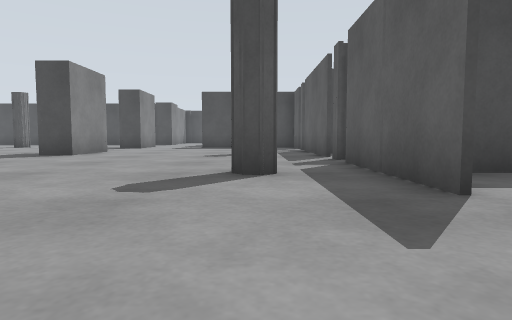
[1] (above)

22 first-person views from a walk through a robot-simulator world made for Gazebo. The camera is 0.5 m above the floor, tilts 4° down and sees 75° across. The floor is counted in squares, 1 m on a side. Each view is taken from the middle of a square. On the plan, view 1 faces up. The plan holds only what a view shows up to about 9 squares ahead; the rest is blank. The place goes on beyond the plan.

[2]
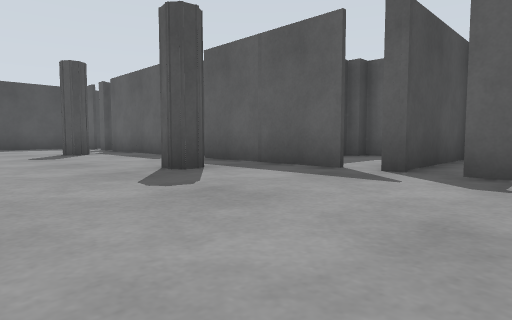

[3]
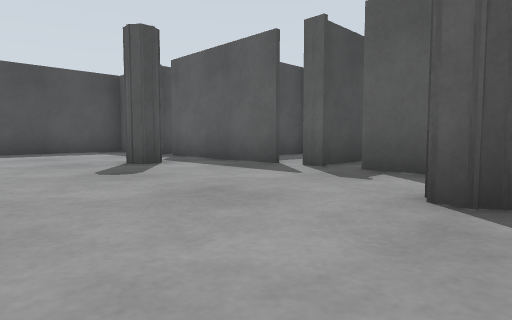

[4]
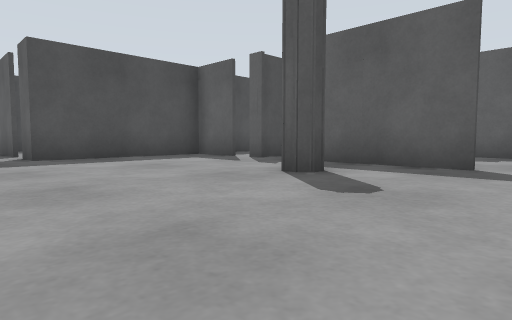

[5]
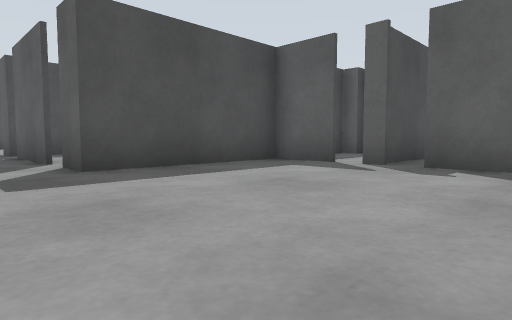

[6]
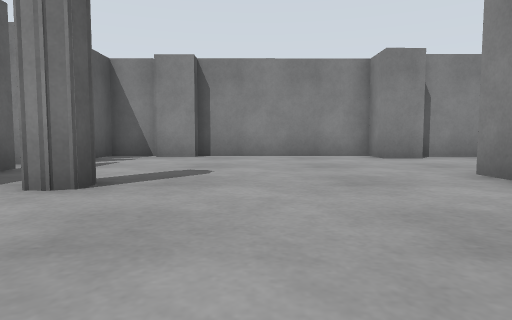

[7]
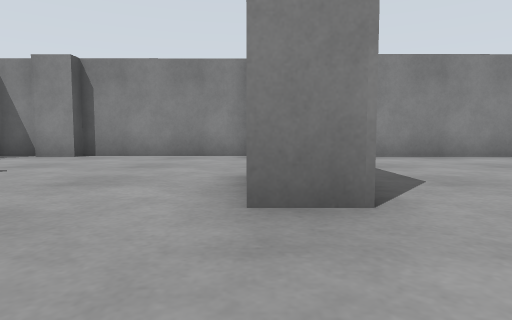

[8]
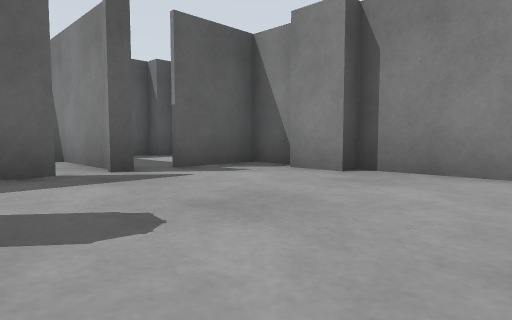

[9]
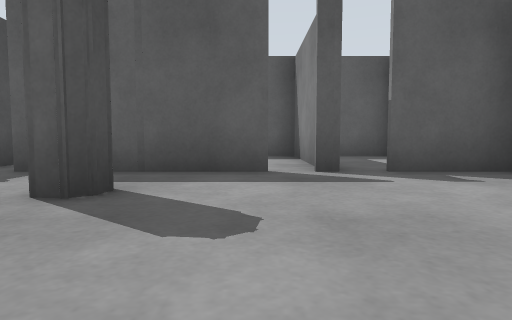

[10]
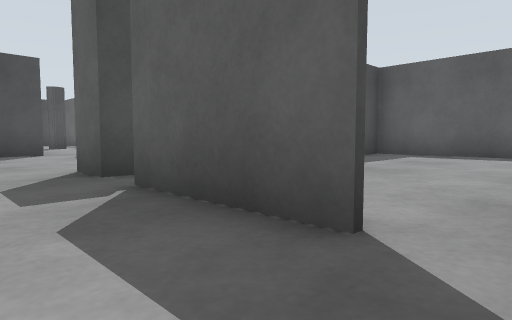

[11]
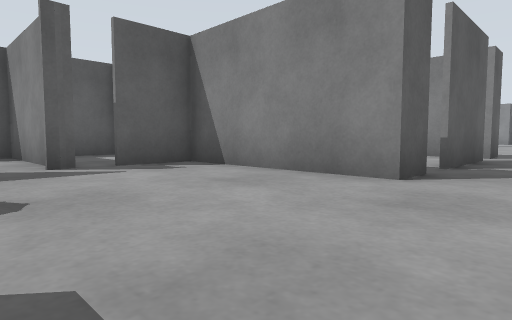

[12]
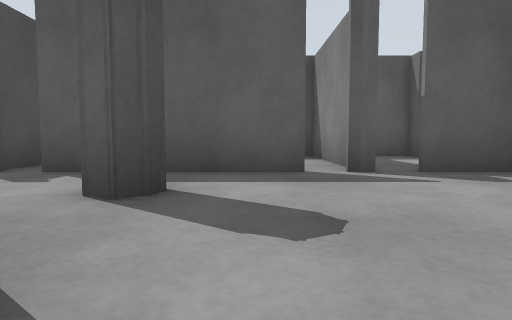

[13]
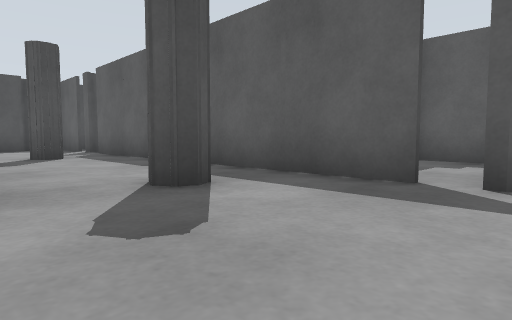

[14]
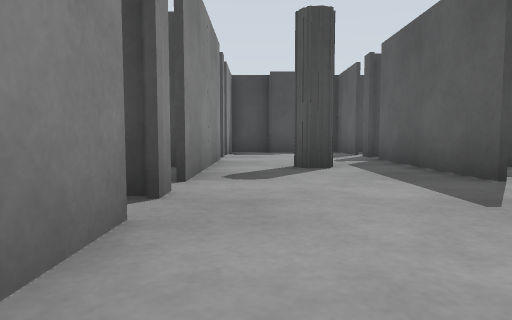

[15]
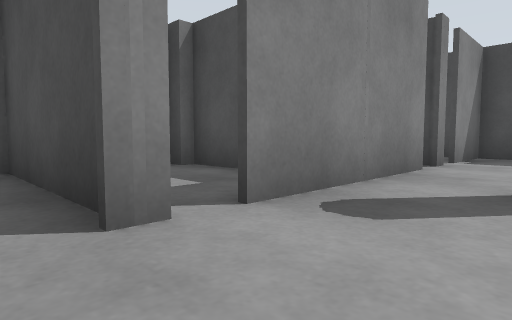

[16]
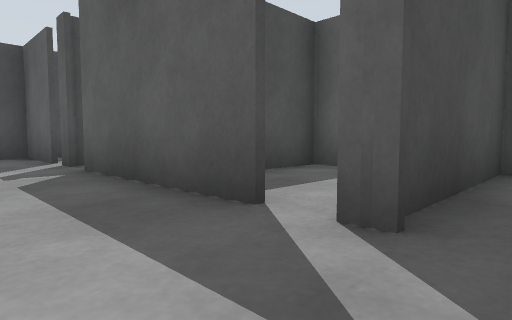

[17]
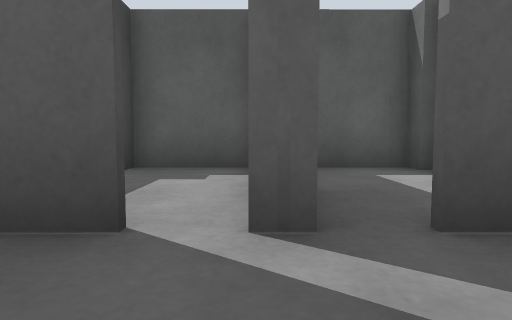

[18]
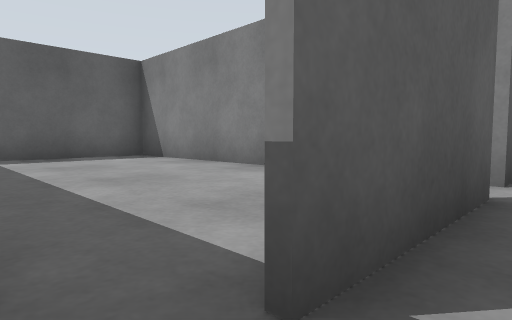

[19]
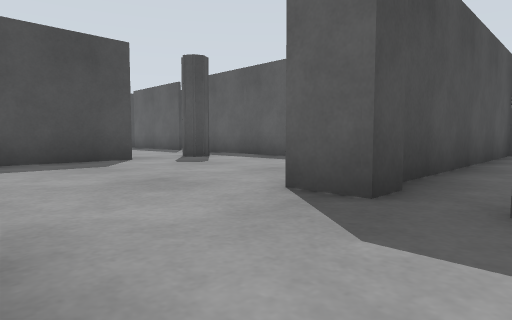

[20]
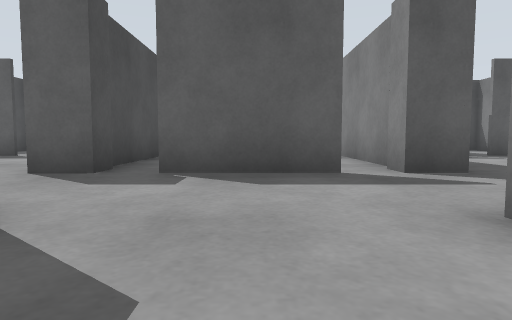

[21]
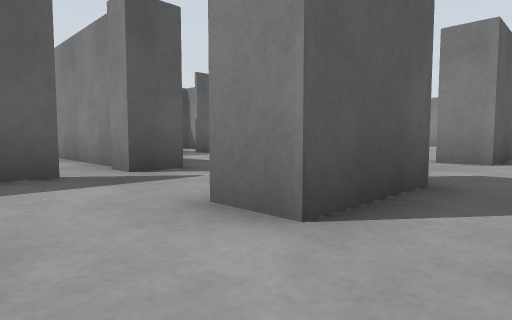

[22]
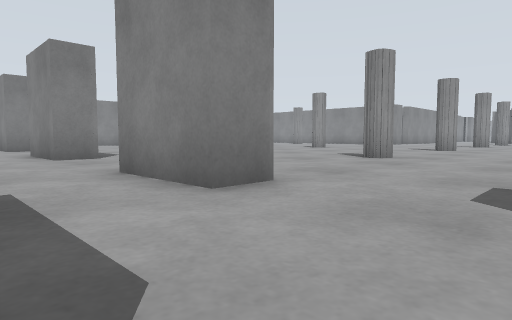

### Floor plan
Ten units are one square. View 1 is at (0, 0); x grows to the right and y downward. Boxes are objects, and circles mark ways between rooms. Rooms are numbered by the first view taken in them; rooms with no view inside come last. Other rooms are left out.
<svg viewBox="-145 -370 205 383">
<path fill="none" stroke="#000" d="M-110 -157 -103 -156 -106 -151M-58 -143 -58 -164 -50 -165 -49 -143M-59 -111 -49 -111 -49 -90 -59 -90 -59 -111M-59 -57 -49 -57M-25 -168 -25 -194M-25 -202 -25 -211M-49 -43 -49 -35M-3 -97 -3 -103M-114 3 -61 3M3 -99 -1 -96 -5 -102M17 -135 17 -151 -24 -151 -25 -160M17 -127 17 -130M-59 -3 -49 -3 -49 7 -5 7 -5 3 5 3M17 -82 17 -119M-1 -42 -4 -47M17 -73 17 -77M3 -46 1 -43 -3 -44 -3 -50 2 -49M18 -28 17 -65M5 7 18 7 18 -12M-18 -280 -18 -269M-18 -292 -18 -288M-17 -260 -42 -260M1 -258 -4 -260 -2 -266M-1 -257 -4 -262M17 -297 17 -334M17 -243 17 -280M17 -233 17 -238M-18 -334 -18 -297M-18 -345 -18 -340M17 -341 17 -345M-25 -211 17 -211 17 -227M17 -350 17 -365M-18 -365 -18 -350M-14 -158 54 -158 54 -204 -14 -204M24 -235 55 -235M54 -219 54 -256M54 -19 17 -19M50 8 50 3M55 3 54 -21M-17 -315 -52 -315M17 -20 55 -20M50 -46 17 -46M54 -21 54 -43M50 -315 31 -315M54 -287 54 -310"/>
<circle cx="-35" cy="-205" r="3" fill="#2a7"/>
<circle cx="-20" cy="-170" r="3" fill="#2a7"/>
<circle cx="-20" cy="-190" r="3" fill="#2a7"/>
<circle cx="20" cy="-10" r="3" fill="#2a7"/>
<circle cx="20" cy="-30" r="3" fill="#2a7"/>
<circle cx="20" cy="-240" r="3" fill="#2a7"/>
<circle cx="-20" cy="-300" r="3" fill="#2a7"/>
<circle cx="20" cy="-300" r="3" fill="#2a7"/>
<text x="-140" y="-140">1</text>
<text x="-10" y="-280">2</text>
<text x="10" y="-180">3</text>
<text x="40" y="-250">4</text>
<text x="30" y="-10">5</text>
<text x="-40" y="-300">6</text>
<text x="30" y="-30">7</text>
<text x="30" y="-300">8</text>
</svg>
Room 1 opens to room 2. Room 1 opens to room 3. Room 1 opens to room 5. Room 1 opens to room 7. Room 2 opens to room 4. Room 2 opens to room 6. Room 2 opens to room 8.

Where each view was taken, in squares from view 1:
view 1: 0 up, 0 right, facing up
view 2: 0 up, 3 left, facing up-right
view 3: 4 up, 3 left, facing up-right
view 4: 7 up, 4 left, facing up-right
view 5: 10 up, 4 left, facing up-right
view 6: 8 up, 2 left, facing down
view 7: 8 up, 5 left, facing down
view 8: 4 up, 3 left, facing down-right
view 9: 3 up, 3 left, facing right
view 10: 16 up, 4 left, facing up-right
view 11: 25 up, 4 left, facing down-right
view 12: 25 up, 3 left, facing right
view 13: 23 up, 2 left, facing up-right
view 14: 26 up, 1 left, facing up
view 15: 28 up, 0 right, facing up-left
view 16: 28 up, 0 right, facing up-right
view 17: 29 up, 0 right, facing right
view 18: 20 up, 3 left, facing down-right
view 19: 19 up, 5 left, facing up-right
view 20: 18 up, 7 left, facing right
view 21: 18 up, 7 left, facing down-right
view 22: 19 up, 3 left, facing down-left
